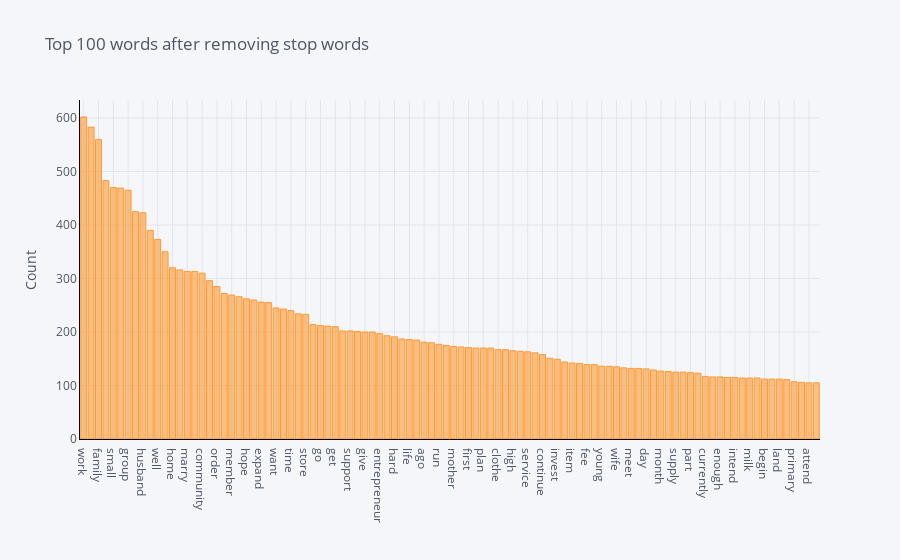

Notebook cell for this chart:
### Code cell
plot_model()

### Figure 1 — Plotly figure (JSON) as saved in the notebook; plotly's stock layout.template omitted (floating-point values rounded to 4 significant figures)
{"data": [{"marker": {"color": "rgba(255, 153, 51, 0.6)", "line": {"color": "rgba(255, 153, 51, 1.0)", "width": 1}}, "name": "count", "orientation": "v", "text": "", "type": "bar", "x": ["work", "use", "family", "start", "small", "help", "group", "live", "husband", "product", "well", "increase", "home", "customer", "marry", "good", "community", "need", "order", "request", "member", "pay", "hope", "grow", "expand", "stock", "want", "new", "time", "provide", "store", "area", "go", "money", "get", "rice", "support", "improve", "give", "market", "entrepreneur", "farmer", "hard", "sale", "life", "repay", "ago", "clothing", "run", "shop", "mother", "profit", "first", "client", "plan", "take", "clothe", "food", "high", "capital", "service", "education", "continue", "farm", "invest", "house", "item", "local", "fee", "demand", "young", "large", "wife", "operate", "meet", "say", "day", "receive", "month", "still", "supply", "offer", "part", "age", "currently", "open", "enough", "keep", "intend", "allow", "milk", "earn", "begin", "son", "land", "save", "primary", "experience", "attend", "second"], "y": [602, 583, 560, 483, 470, 469, 465, 425, 423, 390, 373, 350, 320, 316, 313, 313, 310, 296, 285, 272, 269, 266, 262, 260, 256, 255, 245, 243, 240, 234, 233, 214, 212, 211, 210, 202, 202, 201, 200, 200, 197, 193, 191, 187, 186, 185, 181, 180, 177, 175, 173, 172, 171, 170, 170, 170, 167, 167, 165, 164, 163, 161, 158, 151, 149, 144, 142, 141, 139, 139, 136, 136, 135, 133, 132, 132, 131, 129, 127, 126, 125, 125, 124, 123, 117, 116, 116, 115, 115, 114, 114, 114, 112, 112, 112, 111, 107, 106, 105, 105]}], "layout": {"legend": {"bgcolor": "#F5F6F9", "font": {"color": "#4D5663"}}, "paper_bgcolor": "#F5F6F9", "plot_bgcolor": "#F5F6F9", "title": {"font": {"color": "#4D5663"}, "text": "Top 100 words after removing stop words"}, "xaxis": {"gridcolor": "#E1E5ED", "linecolor": "black", "showgrid": true, "tickfont": {"color": "#4D5663"}, "title": {"font": {"color": "#4D5663"}, "text": ""}, "zerolinecolor": "#E1E5ED"}, "yaxis": {"gridcolor": "#E1E5ED", "linecolor": "black", "showgrid": true, "tickfont": {"color": "#4D5663"}, "title": {"font": {"color": "#4D5663"}, "text": "Count"}, "zerolinecolor": "#E1E5ED"}}}
